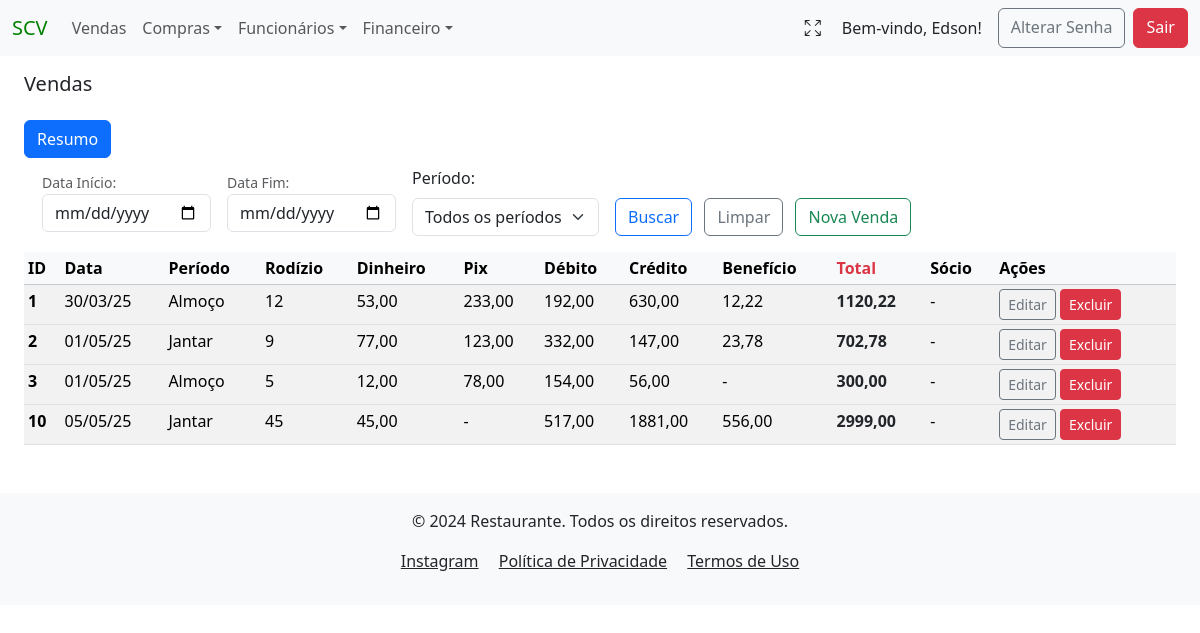
The app's page /sales/ (signed in), older data.
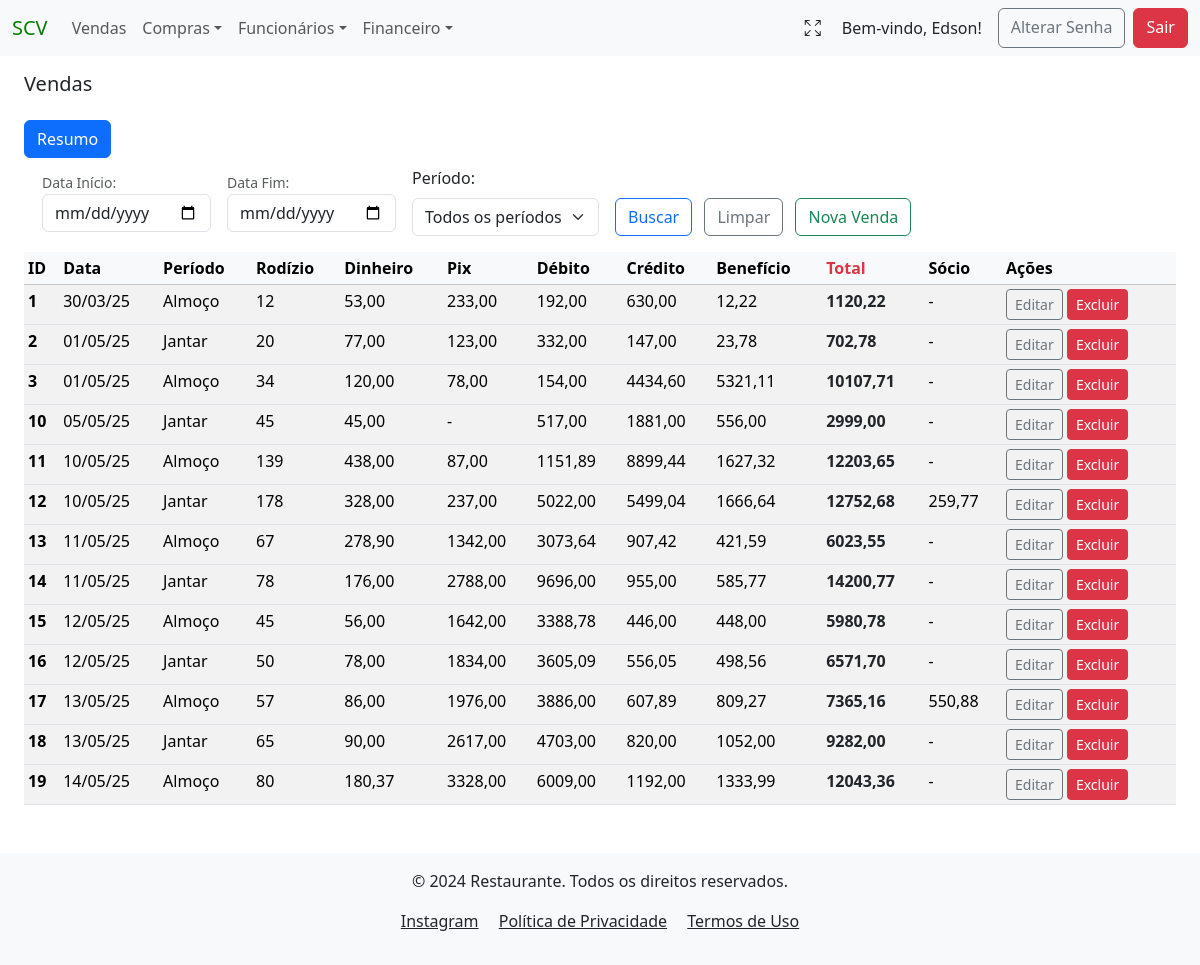
The same page, newer data.
### users/models.py (models this page shows)
class User(AbstractUser):
    tenant = models.ForeignKey(Tenant, on_delete=models.PROTECT)
    phone = models.CharField(max_length=13, blank=True, null=True)
    birth_date = models.DateField(blank=False, null=False)
    created_at = models.DateTimeField(auto_now_add=True)
    updated_at = models.DateTimeField(auto_now=True)
    groups = models.ManyToManyField(
        'auth.Group',
        related_name='custom_user_set',  # Adicionando um nome diferente para evitar o conflito
        blank=True
    )
    user_permissions = models.ManyToManyField(
        'auth.Permission',
        related_name='custom_user_permissions_set',  # Adicionando um nome diferente para evitar o conflito
        blank=True
    )

### vendas/models.py (models this page shows, shortened)
class Vendas(models.Model):
    PERIODO_CHOICES = [
        ('Almoço', 'Almoço'),
        ('Jantar', 'Jantar'),
        ]
    tenant = models.ForeignKey(Tenant, on_delete=models.CASCADE)
    created_at = models.DateTimeField(auto_now_add=True)
    data_venda = models.DateField(verbose_name="Data da Venda", null=False, blank=False)
    periodo = models.CharField(verbose_name="Período", max_length=6, choices=PERIODO_CHOICES, blank=False)
    rodizio = models.IntegerField(verbose_name="Qtd Rodízio", null=False, blank=False)
    dinheiro = models.DecimalField(verbose_name="Dinheiro", max_digits=8, decimal_places=2, null=True, blank=True)
    pix = models.DecimalField(verbose_name="Pix", max_digits=8, decimal_places=2, null=True, blank=True)
    debito_mastercard = models.DecimalField(verbose_name="Debito MasterCard", max_digits=8, decimal_places=2, null=True, blank=True)
    debito_visa = models.DecimalField(verbose_name="Debito Visa", max_digits=8, decimal_places=2, null=True, blank=True)
    debito_elo = models.DecimalField(verbose_name="Debito Elo", max_digits=8, decimal_places=2, null=True, blank=True)
    credito_mastercard = models.DecimalField(verbose_name="Credito MasterCard", max_digits=8, decimal_places=2, null=True, blank=True)
    credito_visa = models.DecimalField(verbose_name="Credito Visa", max_digits=8, decimal_places=2, null=True, blank=True)
    credito_elo = models.DecimalField(verbose_name="Credito Elo", max_digits=8, decimal_places=2, null=True, blank=True)
    alelo = models.DecimalField(verbose_name="Alelo", max_digits=8, decimal_places=2, null=True, blank=True)
    american_express = models.DecimalField(verbose_name="Amex", max_digits=8, decimal_places=2, null=True, blank=True)
    hiper = models.DecimalField(verbose_name="HiperCard", max_digits=8, decimal_places=2, null=True, blank=True)
    sodexo = models.DecimalField(verbose_name="Sodexo", max_digits=8, decimal_places=2, null=True, blank=True)
    ticket_rest = models.DecimalField(verbose_name="Ticket Refeição", max_digits=8, decimal_places=2, null=True, blank=True)
    vale_refeicao = models.DecimalField(verbose_name="Vale Refeição", max_digits=8, decimal_places=2, null=True, blank=True)
    dinersclub = models.DecimalField(verbose_name="DinersClub", max_digits=8, decimal_places=2, null=True, blank=True)
    socio = models.DecimalField(verbose_name="Sócio", max_digits=8, decimal_places=2, null=True, blank=True)
    dt_atualizado = models.DateTimeField(auto_now=True, null=False, blank=False)
    author = models.ForeignKey(settings.AUTH_USER_MODEL, on_delete=models.PROTECT, blank=False)
    def calcular_debito(self):
        return (self.debito_mastercard or 0) + (self.debito_visa or 0) + (self.debito_elo or 0)
    def calcular_credito(self):
        return (self.credito_mastercard or 0) + (self.credito_visa or 0) + (self.credito_elo or 0)
    def calcular_beneficio(self):
        return (
            (self.alelo or 0) +
            (self.american_express or 0) +
            (self.hiper or 0) +
            (self.sodexo or 0) +
            (self.ticket_rest or 0) +
            (self.vale_refeicao or 0) +
            (self.dinersclub or 0)
        )
    def calcular_total(self):
        return (
            (self.dinheiro or 0) +
            (self.pix or 0) +
            self.calcular_debito() +
            self.calcular_credito() +
            self.calcular_beneficio()
        )

### vendas/views.py (the view)
# urls.py: path('sales/', VendasListView.as_view(), name="venda_list"),
class VendasListView(LoginRequiredMixin, PermissionRequiredMixin, TenantQuerysetMixin, HandleNoPermissionMixin, ListView):
    model = Vendas
    template_name = 'vendas_list.html'  # Garante que o template correto será usado
    permission_required = 'vendas.view_vendas'  # Permissão para visualizar objetos'
    def get_queryset(self):
        queryset = super().get_queryset()  # O TenantQuerysetMixin já filtra pelo tenant
        data_inicio = self.request.GET.get('data_inicio')
        data_fim = self.request.GET.get('data_fim')
        periodo = self.request.GET.get('periodo')
        if data_inicio:
            queryset = queryset.filter(data_venda__gte=data_inicio)
        if data_fim:
            queryset = queryset.filter(data_venda__lte=data_fim)
        if periodo:
            queryset = queryset.filter(periodo=periodo)
        return queryset
    def get_context_data(self, **kwargs):
        context = super().get_context_data(**kwargs)
        tenant = getattr(self.request.user, 'tenant', None)
        if tenant:
            tenant = str(tenant).lower().replace(' ', '_')  # Substitui espaços por underscores
        context['tenant'] = tenant
        venda_rodizio = 0
        venda_dinheiro = 0
        venda_pix = 0
        venda_debito = 0
        venda_credito = 0
        venda_beneficio = 0
        venda_total = 0
        vendas = context['object_list']
        for venda in vendas:
            venda.debito = venda.calcular_debito()
            venda.credito = venda.calcular_credito()
            venda.beneficio = venda.calcular_beneficio()
            venda.total = venda.calcular_total()
            venda_rodizio += venda.rodizio or 0
            venda_dinheiro += venda.dinheiro or 0
            venda_pix += venda.pix or 0
            venda_debito += venda.debito or 0
            venda_credito += venda.credito or 0
            venda_beneficio += venda.beneficio
            venda_total += venda.total
        context['vendas_rodizio'] = venda_rodizio
        context['vendas_dinheiro'] = venda_dinheiro
        context['vendas_pix'] = venda_pix
        context['vendas_debito'] = venda_debito
        context['vendas_credito'] = venda_credito
        context['vendas_beneficio'] = venda_beneficio
        context['vendas_total'] = venda_total
        return context

### project/context_processors.py (called while the page is built)
def tenant_context(request):
    return {
        'tenant': request.GET.get('tenant', None),
    }

### project/mixins.py (called while the page is built)
    def get_queryset(self):
        tenant = getattr(self.request.user, 'tenant', None)
        if not tenant:
            tenant = self.request.user.tenant  # Garante que o tenant do usuário seja usado
        if not tenant:
            raise PermissionDenied("Tenant não encontrado para o usuário logado.")  # Lança um erro explícito
        return self.model.objects.filter(tenant=tenant)

### users/models.py (called while the page is built)
    def __str__(self):
        return self.name

### vendas/templates/vendas/vendas_list.html (shortened to what this page needs)
{% extends 'global/base.html' %}
{% block content %}
<h5 class="mb-4 mt-3">Vendas</h5>
<a href="{% url 'resume_vendas' %}?tenant={{ tenant }}" class="btn btn-primary mb-2">Resumo</a>
<div class="container">
    <form action="" method="GET" class="d-flex align-items-center">
        <div class="mb-2 me-2">
            <small for="data_inicio" class="form-text">Data Início:</small>
            <input type="date" class="form-control" id="data_inicio" name="data_inicio">
        </div>
        <div class="mb-2 ms-2 me-2">
            <small for="data_fim" class="form-text">Data Fim:</small>
            <input type="date" class="form-control" id="data_fim" name="data_fim">
        </div>
        <div class="mb-2 ms-2 me-2">
            <label for="periodo" class="form-label">Período:</label>
            <select class="form-select" id="periodo" name="periodo">
                <option value="" {% if not request.GET.periodo %}selected{% endif %}>Todos os períodos</option>
            </select>
        </div>
        <div class="ms-2 me-2 mt-4">
            <button type="submit" class="btn btn-outline-primary me-2" name="buscar_vendas">Buscar</button>
            <a href="{% url 'venda_list' %}?tenant={{ tenant }}" class="btn btn-outline-secondary me-2">Limpar</a>
            <a href="{% url 'create_vendas' %}?tenant={{ tenant }}" class="btn btn-outline-success me-2">Nova Venda</a>
        </div>
    </form>
</div>
{% if vendas_list %}
    <table class="table table-sm table-striped table-hover mt-2">
        <thead class="table-light">
        <tr>
            <th scope="col">ID</th>
            <th scope="col">Data</th>
            <th scope="col">Período</th>
            <th scope="col">Rodízio</th>
            <th scope="col">Dinheiro</th>
            <th scope="col">Pix</th>
            <th scope="col">Débito</th>
            <th scope="col">Crédito</th>
            <th scope="col">Benefício</th>
            <th scope="col" class="text-danger fw-bold">Total</th>
            <th scope="col">Sócio</th>
            <th scope="col">Ações</th>
        </tr>
        </thead>
        <tbody>
            {% for venda in vendas_list %}
                <tr>
                    <th scope="row" >{{ venda.pk }}</th>
                    <td>{{ venda.data_venda|date:"d/m/y"}}</td>
                    <td>{{ venda.periodo}}</td>
                    <td>{{ venda.rodizio}}</td>
                    <td>{{ venda.dinheiro| default:"-"}}</td>
                    <td>{{ venda.pix| default:"-" }}</td>
                    <td>{{ venda.debito| default:"-" }}</td>
                    <td>{{ venda.credito| default:"-" }}</td>
                    <td>{{ venda.beneficio| default:"-" }}</td>
                    <td class="text-dark fw-bold">{{ venda.total}}</td>
                    <td>{{ venda.socio| default:"-" }}</td>
                    <td>
                        {% if perms.vendas.change_vendas %}
                        <a href="{% url 'update_vendas' pk=venda.pk %}?tenant={{ tenant }}" class="btn btn-outline-secondary btn-sm" >Editar</a>
                        {% else %}
                        <a href="#" class="btn btn-outline-secondary btn-sm disabled" aria-disabled="true">
                            <i class="fas fa-lock"></i> Editar
                        </a>
                        {% endif %}
                        {% if perms.vendas.delete_vendas %}
                          <a href="{% url 'delete_vendas' pk=venda.pk %}?tenant={{ tenant }}" class="btn btn-danger btn-sm">Excluir</a>
                        {% else %}
                          <a href="#" class="btn btn-danger btn-sm disabled" aria-disabled="true">
                            <i class="fas fa-lock"></i> Excluir
                        </a>
                        {% endif %}
                </td>
                </tr>
            {% endfor %}
        </tbody>
    </table>
{% else %}
    <div class="container">
        <div class="alert alert-warning mt-3" role="alert">
            Não há vendas para o filtro selecionado.
        </div>
    </div>
{% endif %}
{% endblock content %}

### project/templates/global/base.html (shortened to what this page needs)
<!DOCTYPE html>
<html lang="pt-br">
  <head>
    <link href="https://cdn.jsdelivr.net/npm/bootstrap@5.3.3/dist/css/bootstrap.min.css" rel="stylesheet">
  </head>
  <body>
    <nav class="navbar navbar-expand-lg bg-body-tertiary">
      <div class="container-fluid">
        <a class="navbar-brand" href="{% url 'menu' %}?tenant={{ tenant }}" style="color: green">SCV</a>
        <div class="collapse navbar-collapse" id="navbarSupportedContent">
          <ul class="navbar-nav me-auto mb-2 mb-lg-0">
            <li class="nav-item">
              {% if perms.vendas.view_vendas %}
                <a class="nav-link" href="{% url 'venda_list' %}?tenant={{ tenant }}">Vendas</a>
              {% else %}
                <a class="nav-link disabled" href="#" aria-disabled="true">Vendas</a>
              {% endif %}
            <li class="nav-item dropdown">
              {% if perms.compras.view_compras %}
                <a class="nav-link dropdown-toggle" href="#" role="button" data-bs-toggle="dropdown" aria-expanded="false">Compras</a>
              {% else %}
                <a class="nav-link disabled" href="#" aria-disabled="true">Compras</a>
              {% endif %}
            </li>
            <li class="nav-item dropdown">
              {% if perms.funcionarios.view_pagamento %}
                <a class="nav-link dropdown-toggle" href="#" role="button" data-bs-toggle="dropdown" aria-expanded="false">Funcionários</a>
              {% else %}
                <a class="nav-link disabled" href="#" aria-disabled="true">Funcionários</a>
              {% endif %}
            </li>
            <li class="nav-item dropdown">
              {% if perms.financeiro.view_financeiro %}
                <a class="nav-link dropdown-toggle" href="#" role="button" data-bs-toggle="dropdown" aria-expanded="false">Financeiro</a>
              {% else %}
                <a class="nav-link disabled" href="#" aria-disabled="true">Financeiro</a>
              {% endif %}
            </li>
          </ul>
          <div class="d-flex ms-auto">
            <button id="fullscreen-btn" class="btn btn me-2" type="button" title="Tela Cheia" style="box-shadow:none;">
              <span id="fullscreen-icon" class="bi bi-arrows-fullscreen"></span>
            </button>
            {% if user.is_authenticated %}
              <span class="navbar-text text-dark me-3">
                Bem-vindo, {{ user.first_name }}!
              </span>
              <a href="{% url 'password_change' %}?tenant={{ tenant }}" class="btn btn-outline-secondary me-2">Alterar Senha</a>
              <a href="{% url 'logout' %}?tenant={{ tenant }}" class="btn btn-danger">Sair</a>
            {% else %}
              <a href="{% url 'login' %}?tenant={{ tenant }}" class="btn btn-outline-light">Login</a>
            {% endif %}
          </div>
        </div>
      </div>
    </nav>
    <main class="container-fluid px-4">
        {% block content %}{% endblock content %}
    </main>
      <footer class="bg-body-tertiary text-dark py-3 mt-5">
        <div class="container text-center">
            <p>&copy; 2024 Restaurante. Todos os direitos reservados.</p>
            <p>
                <a href="https://www.instagram.com/sushicasaverde/"
                    class="text-dark me-3"
                    target="_blank"
                    rel="noopener noreferrer"
                    >Instagram</a>
                <a href="#" class="text-dark me-3">Política de Privacidade</a>
                <a href="#" class="text-dark">Termos de Uso</a>
            </p>
        </div>
      </footer>
<link rel="stylesheet" href="https://cdn.jsdelivr.net/npm/bootstrap-icons@1.11.3/font/bootstrap-icons.css">
  </body>
</html>

Row changes from the older to the newer data that the page shows:
changed Vendas id 2: rodizio "9" → "20"
changed Vendas id 3: rodizio "5" → "34"; dinheiro "12,00" → "120,00"; credito "56,00" → "4434,60"; beneficio "-" → "5321,11"; total "300,00" → "10107,71"
added Vendas: pk "11", data_venda "10/05/25", periodo "Almoço", rodizio "139", dinheiro "438,00", pix "87,00", debito "1151,89", credito "8899,44", beneficio "1627,32", total "12203,65", socio "-"
added Vendas: pk "12", data_venda "10/05/25", periodo "Jantar", rodizio "178", dinheiro "328,00", pix "237,00", debito "5022,00", credito "5499,04", beneficio "1666,64", total "12752,68", socio "259,77"
added Vendas: pk "13", data_venda "11/05/25", periodo "Almoço", rodizio "67", dinheiro "278,90", pix "1342,00", debito "3073,64", credito "907,42", beneficio "421,59", total "6023,55", socio "-"
added Vendas: pk "14", data_venda "11/05/25", periodo "Jantar", rodizio "78", dinheiro "176,00", pix "2788,00", debito "9696,00", credito "955,00", beneficio "585,77", total "14200,77", socio "-"
added Vendas: pk "15", data_venda "12/05/25", periodo "Almoço", rodizio "45", dinheiro "56,00", pix "1642,00", debito "3388,78", credito "446,00", beneficio "448,00", total "5980,78", socio "-"
added Vendas: pk "16", data_venda "12/05/25", periodo "Jantar", rodizio "50", dinheiro "78,00", pix "1834,00", debito "3605,09", credito "556,05", beneficio "498,56", total "6571,70", socio "-"
added Vendas: pk "17", data_venda "13/05/25", periodo "Almoço", rodizio "57", dinheiro "86,00", pix "1976,00", debito "3886,00", credito "607,89", beneficio "809,27", total "7365,16", socio "550,88"
added Vendas: pk "18", data_venda "13/05/25", periodo "Jantar", rodizio "65", dinheiro "90,00", pix "2617,00", debito "4703,00", credito "820,00", beneficio "1052,00", total "9282,00", socio "-"
added Vendas: pk "19", data_venda "14/05/25", periodo "Almoço", rodizio "80", dinheiro "180,37", pix "3328,00", debito "6009,00", credito "1192,00", beneficio "1333,99", total "12043,36", socio "-"
